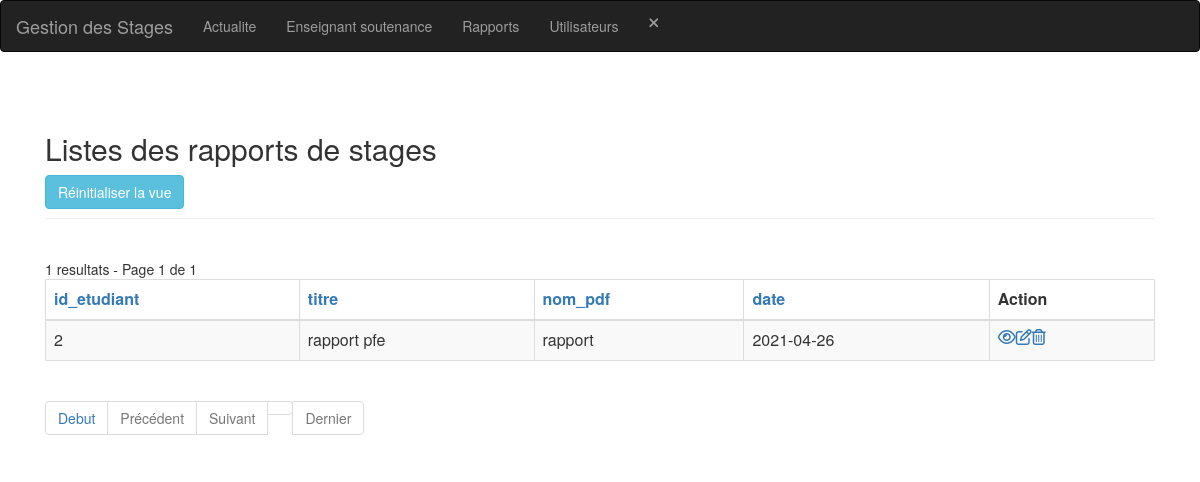
The app's page /rapport-index.php (signed in) with its own data.
### tables this page shows
CREATE TABLE IF NOT EXISTS `rapport` (
  `id` int(11) NOT NULL AUTO_INCREMENT,
  `id_etudiant` int(11) NOT NULL,
  `titre` varchar(250) NOT NULL,
  `nom_pdf` varchar(250) NOT NULL,
  `date` date NOT NULL,
  `public` int(11) NOT NULL,
  PRIMARY KEY (`id`),
  KEY `rapport_ibfk_1` (`id_etudiant`)
);

### config.php (called while the page is built, shortened)
<?php
$no_of_records_per_page = 8;

### rapport-index.php (the view, shortened to what this page needs)
<?php
include_once('header.php');
include_once('navbar.php');
?>
<section class="pt-5">
    <div class="container-fluid">
        <div class="row">
            <div class="col-md-12">
                <div class="page-header clearfix">
                    <h2 class="float-left">Listes des rapports de stages</h2>
                    <a href="rapport-index.php" class="btn btn-info float-right mr-2">Réinitialiser la vue</a>
                </div>
                <br>
                <?php
                require_once "config.php";
                $domain     = $_SERVER['HTTP_HOST'];
                $script   = $_SERVER['SCRIPT_NAME'];
                $parameters   = $_SERVER['QUERY_STRING'];
                $protocol = strpos(strtolower($_SERVER['SERVER_PROTOCOL']), 'https')
                    === FALSE ? 'http' : 'https';
                $currenturl = $protocol . '://' . $domain . $script . '?' . $parameters;
                if (isset($_GET['pageno'])) {
                    $pageno = $_GET['pageno'];
                } else {
                    $pageno = 1;
                }
                $offset = ($pageno - 1) * $no_of_records_per_page;
                $total_pages_sql = "SELECT COUNT(*) FROM rapport";
                $result = mysqli_query($link, $total_pages_sql);
                $total_rows = mysqli_fetch_array($result)[0];
                $total_pages = ceil($total_rows / $no_of_records_per_page);
                $order = 'id';
                $sort = 'desc';
                $sql = "SELECT * FROM rapport ORDER BY $order $sort LIMIT $offset, $no_of_records_per_page";
                $count_pages = "SELECT * FROM rapport";
                if (!empty($_GET['search'])) {
                    $search = ($_GET['search']);
                    $sql = "SELECT * FROM rapport
                            WHERE CONCAT (id_etudiant,titre,nom_pdf,date)
                            LIKE '%$search%'
                            ORDER BY $order $sort
                            LIMIT $offset, $no_of_records_per_page";
                    $count_pages = "SELECT * FROM rapport
                            WHERE CONCAT (id_etudiant,titre,nom_pdf,date)
                            LIKE '%$search%'
                            ORDER BY $order $sort";
                } else {
                    $search = "";
                }
                if ($result = mysqli_query($link, $sql)) {
                    if (mysqli_num_rows($result) > 0) {
                        if ($result_count = mysqli_query($link, $count_pages)) {
                            $total_pages = ceil(mysqli_num_rows($result_count) / $no_of_records_per_page);
                        }
                        $number_of_results = mysqli_num_rows($result_count);
                        echo " " . $number_of_results . " resultats - Page " . $pageno . " de " . $total_pages;
                        echo "<table class='table table-bordered table-striped'>";
                        echo "<thead>";
                        echo "<tr>";
                        echo "<th><a href=?search=$search&sort=&order=id_etudiant&sort=$sort>id_etudiant</th>";
                        echo "<th><a href=?search=$search&sort=&order=titre&sort=$sort>titre</th>";
                        echo "<th><a href=?search=$search&sort=&order=nom_pdf&sort=$sort>nom_pdf</th>";
                        echo "<th><a href=?search=$search&sort=&order=date&sort=$sort>date</th>";
                        echo "<th>Action</th>";
                        echo "</tr>";
                        echo "</thead>";
                        echo "<tbody>";
                        while ($row = mysqli_fetch_array($result)) {
                            echo "<tr>";
                            echo "<td>" . $row['id_etudiant'] . "</td>";
                            echo "<td>" . $row['titre'] . "</td>";
                            echo "<td>" . $row['nom_pdf'] . "</td>";
                            echo "<td>" . $row['date'] . "</td>";
                            echo "<td>";
                            echo "<a href='rapport-read.php?id=" . $row['id'] . "' title='Afficher enregistrement' data-toggle='tooltip'><i class='far fa-eye'></i></a>";
                            echo "<a href='rapport-update.php?id=" . $row['id'] . "' title='Mettre à jour enregistrement' data-toggle='tooltip'><i class='far fa-edit'></i></a>";
                            echo "<a href='rapport-delete.php?id=" . $row['id'] . "' title='Supprimer enregistrement' data-toggle='tooltip'><i class='far fa-trash-alt'></i></a>";
                            echo "</td>";
                            echo "</tr>";
                        }
                        echo "</tbody>";
                        echo "</table>";
                ?>
                        <ul class="pagination" align-right>
                            <?php
                            $new_url = preg_replace('/&?pageno=[^&]*/', '', $currenturl);
                            ?>
                            <li class="page-item"><a class="page-link" href="<?php echo $new_url . '&pageno=1' ?>">Debut</a></li>
                            <li class="page-item <?php if ($pageno <= 1) {
                                                        echo 'disabled';
                                                    } ?>">
                                <a class="page-link" href="<?php if ($pageno <= 1) {
                                                                echo '#';
                                                            } else {
                                                                echo $new_url . "&pageno=" . ($pageno - 1);
                                                            } ?>">Précédent</a>
                            </li>
                            <li class="page-item <?php if ($pageno >= $total_pages) {
                                                        echo 'disabled';
                                                    } ?>">
                                <a class="page-link" href="<?php if ($pageno >= $total_pages) {
                                                                echo '#';
                                                            } else {
                                                                echo $new_url . "&pageno=" . ($pageno + 1);
                                                            } ?>">Suivant</a>
                            </li>
                            <li class="page-item <?php if ($pageno >= $total_pages) {
                                                        echo 'disabled';
                                                    } ?>">
                                <a class="page-item"><a class="page-link" href="<?php echo $new_url . '&pageno=' . $total_pages; ?>">Dernier</a>
                            </li>
                        </ul>
                <?php
                    } else {
                        echo "<p class='lead'><em>Aucun enregistrement n'a été trouvé.</em></p>";
                    }
                } else {
                    echo "ERROR: Could not able to execute $sql. " . mysqli_error($link);
                }
                ?>
            </div>
        </div>
    </div>
</section>
<?php
include_once('footer.php');
?>
</body>
</html>

### records on screen
rapport: id_etudiant "2", titre "rapport pfe", nom_pdf "rapport", date "2021-04-26"

### other values on screen
$number_of_results "1"
$pageno "1"
$total_pages "1"
